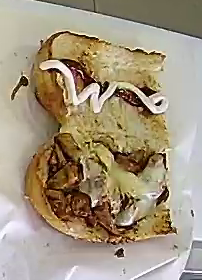
#> input picture imagens/16626.png, 202 x 280 px, found by its file name
$ jupyter execute teste_histogramas.ipynb   (shell and % lines are left out)
#> lines starting #> are read from the running program, lines starting #| are printed output that depends on the picture
[cell 1]
import time
import numpy as np
import cv2 as cv
from matplotlib import pyplot as plt
import matplotlib.image as mpimg
from typing import Callable

[cell 2]
def map_and_join(func: Callable, image):
    b, g, r = cv.split(img)

    return cv.merge([func(b), func(g), func(r)])

[cell 3]
def get_histogram(img: np.array):
    hist,bins = np.histogram(img.flatten(),256,[0,256])
    cdf = hist.cumsum()
    cdf_normalized = cdf * float(hist.max()) / cdf.max()

    return img.flatten(), cdf_normalized

def plot_histogram(flat_image, cdf_normalized, plot):

    plot.plot(cdf_normalized, color = 'b')
    plot.hist(img.flatten(),256,[0,256], color = 'r')
    plot.legend(('cdf','histogram'), loc = 'upper left')

[cell 4]
def adjust_gamma(image, gamma=1.0):
	invGamma = 1.0 / gamma
	table = np.array([((i / 255.0) ** invGamma) * 255
		for i in np.arange(0, 256)]).astype("uint8")
	return cv.LUT(image, table)

[cell 5]
img = cv.imread('16626.png')
#> img is the input picture: shape (280, 202, 3); mean B, G, R 127.7, 150.2, 164.1

equ = map_and_join(cv.equalizeHist, img)
#> in map_and_join, `b, g, r = cv.split(img)`:
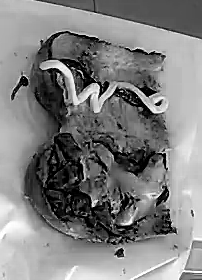
#> b: shape (280, 202); min 0, max 255, mean 127.7
#> in map_and_join, `b, g, r = cv.split(img)`:
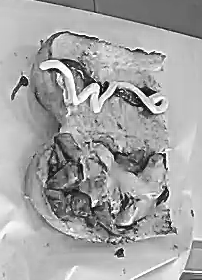
#> r: shape (280, 202); min 4, max 255, mean 164.1

clahe = cv.createCLAHE(clipLimit=2.0, tileGridSize=(8,8))
cl1 = map_and_join(clahe.apply, img)
#> in map_and_join (call 2), `return cv.merge([func(b), func(g), func(r)])`:
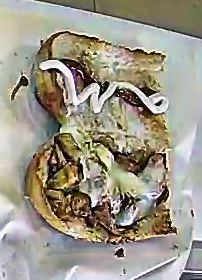
#> returned value: shape (280, 202, 3); mean of channels 0, 1, 2 137.4, 152, 157.5; drawn as B, G, R

clahe = cv.createCLAHE(clipLimit=2.0, tileGridSize=(8,8))
cl1 = map_and_join(clahe.apply, img)

[cell 6]
# create figure
fig = plt.figure(figsize=(15, 7))

# setting values to rows and column variables
rows = 1
columns = 2

fig.add_subplot(rows, columns, 1)
imgplot = plt.imshow(cv.cvtColor(img, cv.COLOR_BGR2RGB))

# fig.add_subplot(rows, columns, 2)
# imgplot = plt.imshow(cv.cvtColor(equ, cv.COLOR_BGR2RGB))

fig.add_subplot(rows, columns, 2)
imgplot = plt.imshow(cv.cvtColor(cl1, cv.COLOR_BGR2RGB))

# fig.add_subplot(rows, columns, 4)
# imgplot = plt.imshow(cv.cvtColor(img, cv.COLOR_BGR2RGB))
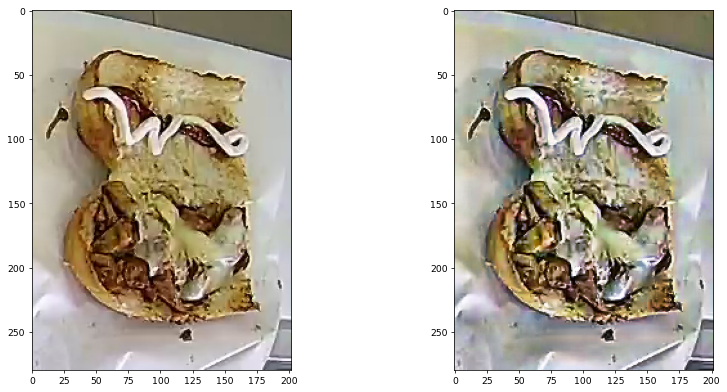
#> figure drawn by matplotlib, 2 panels

[cell 7]
fig, axs = plt.subplots(ncols=2, nrows=2)
fig.tight_layout()

plot_histogram(*get_histogram(img), plot=axs[0,0])
#> in get_histogram, `hist,bins = np.histogram(img.flatten(),256,[0,256])`: hist = 256 values, max 3247 at index 0, min 66 at index 254, mean 662.8; bins = 257 values from 0 to 256
#> in get_histogram, `cdf = hist.cumsum()`: cdf = 256 values from 3247 to 169680
#> in get_histogram, `cdf_normalized = cdf * float(hist.max()) / cdf.max()`: cdf_normalized = 256 values from 62.13 to 3247

plot_histogram(*get_histogram(equ), plot=axs[0,1])

plot_histogram(*get_histogram(cl1), plot=axs[1,0])

plot_histogram(*get_histogram(img), plot=axs[1,1])
plt.show()
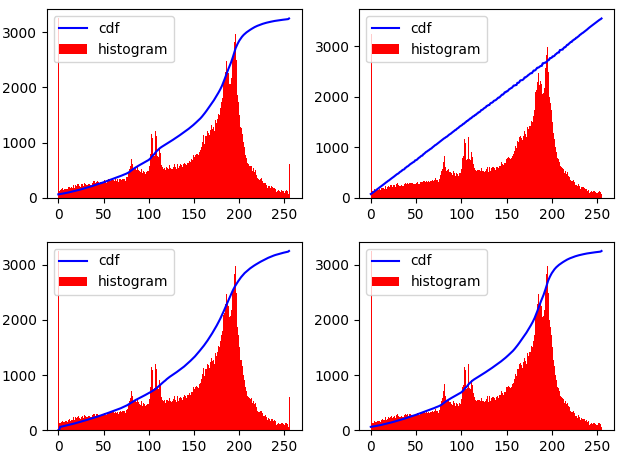
#> figure drawn by matplotlib, 4 panels; panel 1: tallest bar 3247 high, from x = 0 to 1; panel 1: curve peaks at x = 255, y = 3247; panel 2: tallest bar 3247 high, from x = 0 to 1; panel 2: curve peaks at x = 255, y = 3545

[cell 8]
images = []
for gamma in np.arange(0.0, 3.5, 0.5):
    # ignore when gamma is 1 (there will be no change to the image)
    if gamma == 1: continue
    # apply gamma correction and show the images
    gamma = gamma if gamma > 0 else 0.1
    adjusted = adjust_gamma(img, gamma=gamma)
    images.append((adjusted, gamma))
#> this loop made 7 passes
#> pass 1, `adjusted = adjust_gamma(img, gamma=gamma)`:
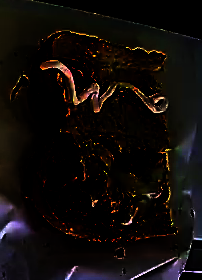
#> adjusted: shape (280, 202, 3); mean B, G, R 9.5, 11.5, 16.3
#> pass 2, `adjusted = adjust_gamma(img, gamma=gamma)`:
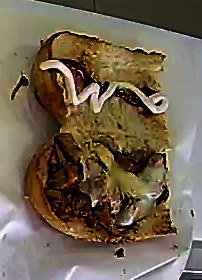
#> adjusted: shape (280, 202, 3); mean B, G, R 80.1, 99.9, 113.9
#> after the loop, images = 6 items

[cell 9]
# create figure
fig = plt.figure(figsize=(20, 10))

# setting values to rows and column variables
rows = 2
columns = 3

for index, ret in enumerate(images):
    image, gamma = ret
    fig.add_subplot(rows, columns, index+1)
    imgplot = plt.imshow(cv.cvtColor(image, cv.COLOR_BGR2RGB))
#> this loop made 6 passes
#> gamma on passes 1 to 6: 0.1, 0.5, 1.5, 2, 2.5, 3
#> pass 3, `image, gamma = ret`:
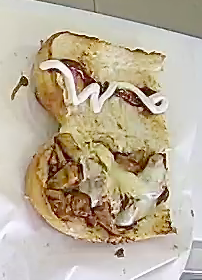
#> image: shape (280, 202, 3); mean of channels 0, 1, 2 153.2, 174.7, 187.3; drawn as B, G, R
#> after the loop:
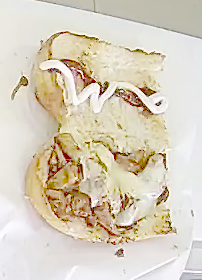
#> image: shape (280, 202, 3); mean of channels 0, 1, 2 189.3, 207.1, 216.8; drawn as B, G, R
    # plt.text(f'gamma {gamma}', fontsize=14, fontweight='bold')
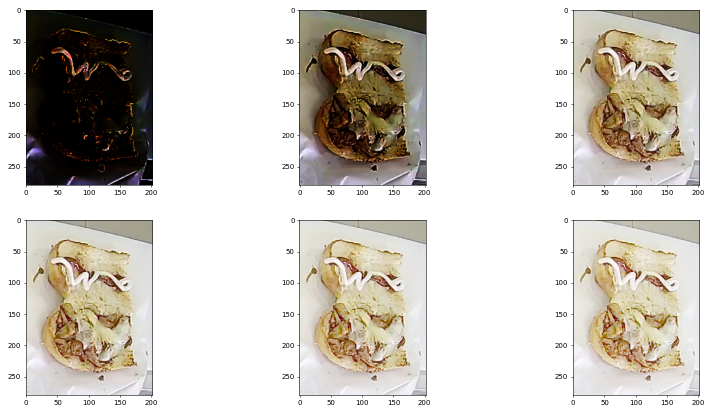
#> figure drawn by matplotlib, 6 panels

$ run again, with imagens/1008.png copied over imagens/16626.png
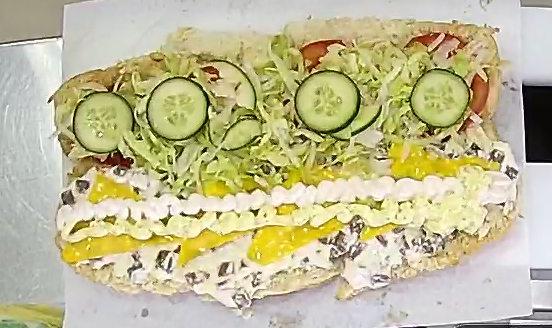
#> input picture imagens/1008.png, 552 x 328 px, found by its file name
#> img is the input picture: shape (328, 552, 3); mean B, G, R 149.3, 187.8, 194.1
#> `[cell 6]`:
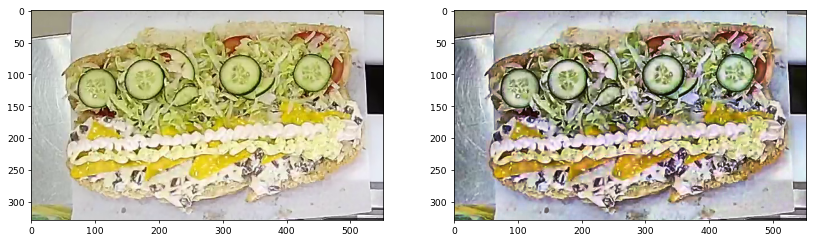
#> figure drawn by matplotlib, 2 panels
#> hist = 256 values, max 8845 at index 205, min 192 at index 1, mean 2121.8; bins = 257 values from 0 to 256
#> cdf = 256 values from 3882 to 543168
#> cdf_normalized = 256 values from 63.21 to 8845
#> after the loop `for gamma in np.arange(0.0, 3.5, 0.5):`: images = 6 items
#> the loop `for index, ret in enumerate(images):` made 6 passes
#> gamma on passes 1 to 6: 0.1, 0.5, 1.5, 2, 2.5, 3
#> after the loop `for index, ret in enumerate(images):`:
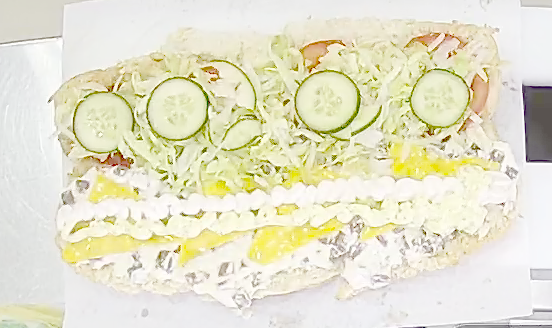
#> image: shape (328, 552, 3); mean of channels 0, 1, 2 204.1, 227, 230; drawn as B, G, R

$ run again, with imagens/1592.png copied over imagens/16626.png
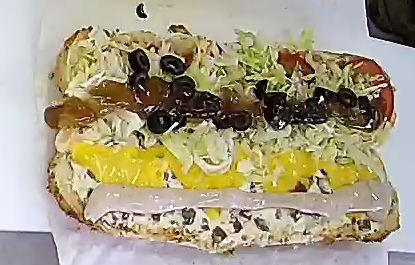
#> input picture imagens/1592.png, 415 x 265 px, found by its file name
#> img is the input picture: shape (265, 415, 3); mean B, G, R 131.6, 157.5, 167.2
#> hist = 256 values, max 4732 at index 199, min 214 at index 254, mean 1288.8; bins = 257 values from 0 to 256
#> cdf = 256 values from 4665 to 329925
#> cdf_normalized = 256 values from 66.91 to 4732
#> after the loop `for gamma in np.arange(0.0, 3.5, 0.5):`: images = 6 items
#> the loop `for index, ret in enumerate(images):` made 6 passes
#> gamma on passes 1 to 6: 0.1, 0.5, 1.5, 2, 2.5, 3
#> after the loop `for index, ret in enumerate(images):`:
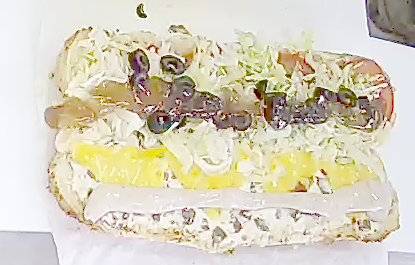
#> image: shape (265, 415, 3); mean of channels 0, 1, 2 190.1, 209.1, 215.7; drawn as B, G, R
